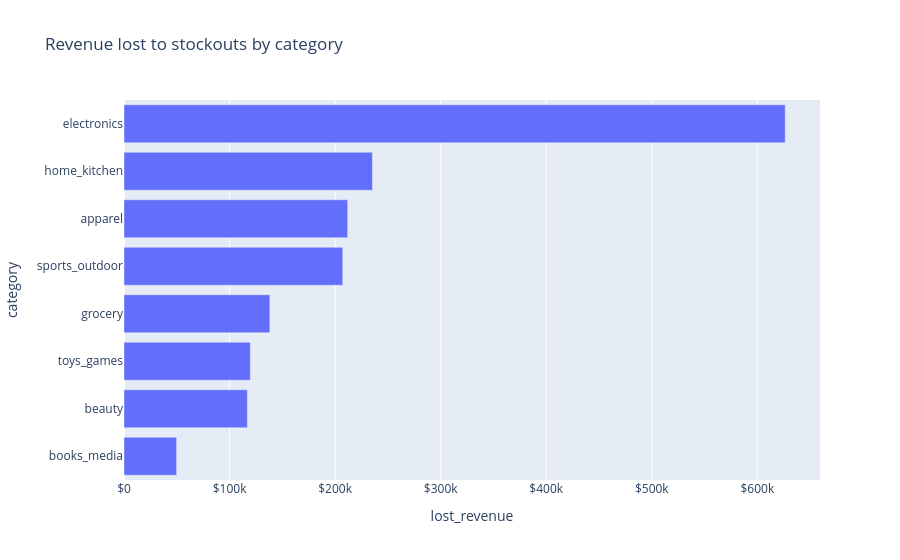

Write notebook code for a chart like this one.
### Code cell
px.bar(lost.sort_values("lost_revenue").reset_index(), x="lost_revenue", y="category", orientation="h",
       title="Revenue lost to stockouts by category").update_xaxes(tickprefix="$")

### Figure 1 — Plotly figure (JSON) as saved in the notebook; plotly's stock layout.template omitted (floating-point values rounded to 4 significant figures)
{"data": [{"hovertemplate": "lost_revenue=%{x}<br>category=%{y}<extra></extra>", "legendgroup": "", "marker": {"color": "#636efa", "pattern": {"shape": ""}}, "name": "", "orientation": "h", "showlegend": false, "textposition": "auto", "type": "bar", "x": [49860.0, 116800.0, 119700.0, 138200.0, 207200.0, 211900.0, 235300.0, 626400.0], "xaxis": "x", "y": ["books_media", "beauty", "toys_games", "grocery", "sports_outdoor", "apparel", "home_kitchen", "electronics"], "yaxis": "y"}], "layout": {"barmode": "relative", "legend": {"tracegroupgap": 0}, "title": {"text": "Revenue lost to stockouts by category"}, "xaxis": {"anchor": "y", "domain": [0.0, 1.0], "tickprefix": "$", "title": {"text": "lost_revenue"}}, "yaxis": {"anchor": "x", "domain": [0.0, 1.0], "title": {"text": "category"}}}}
